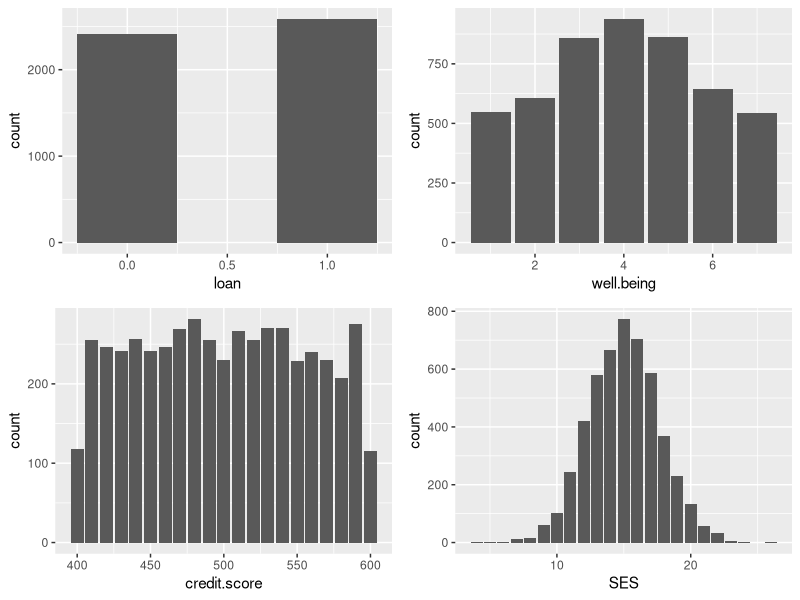
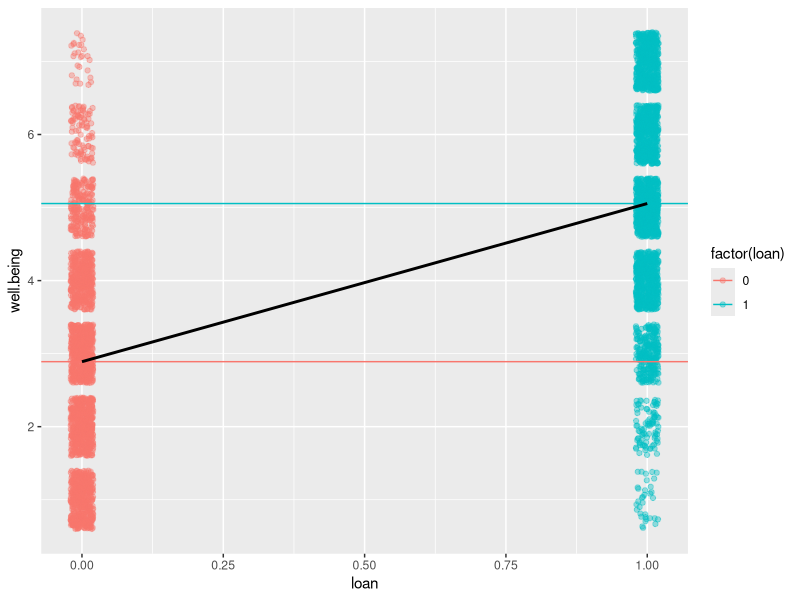
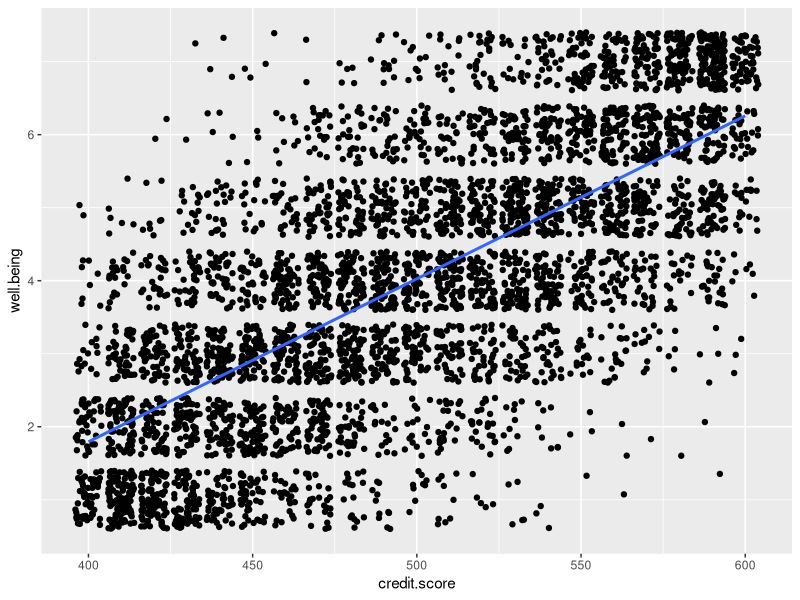
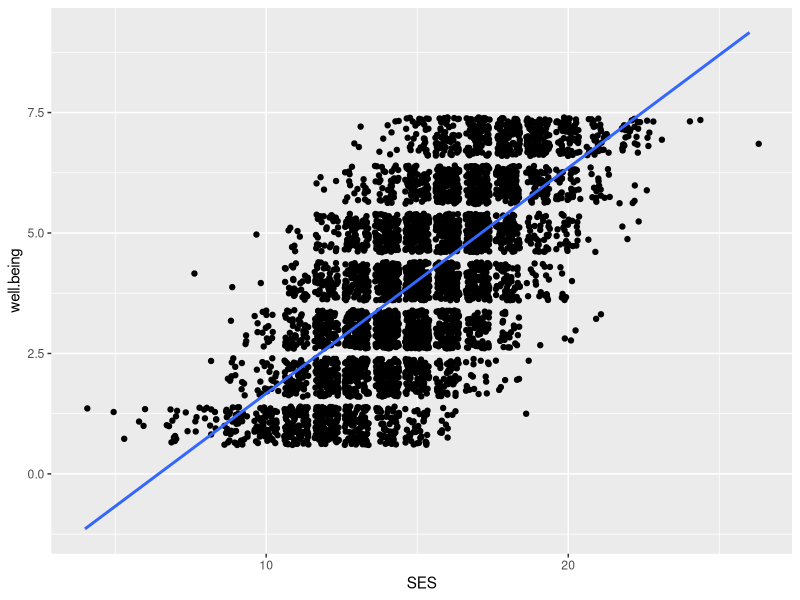
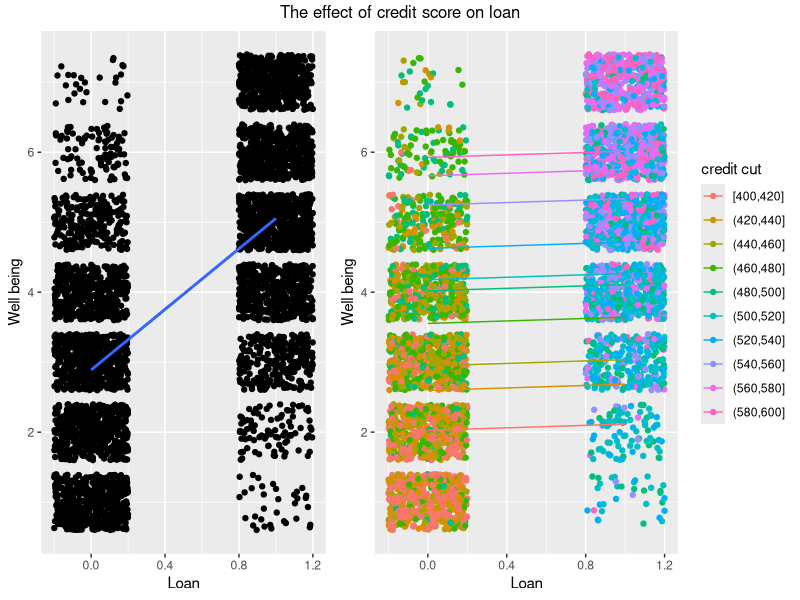
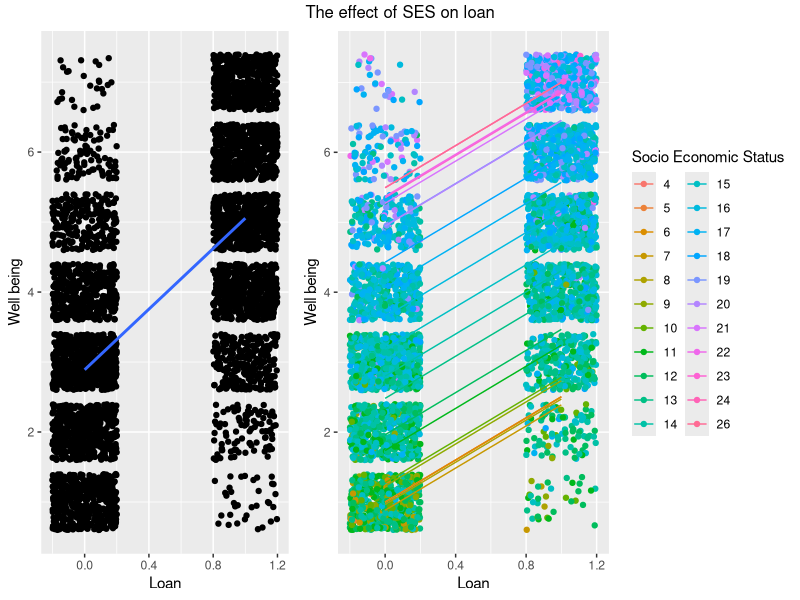
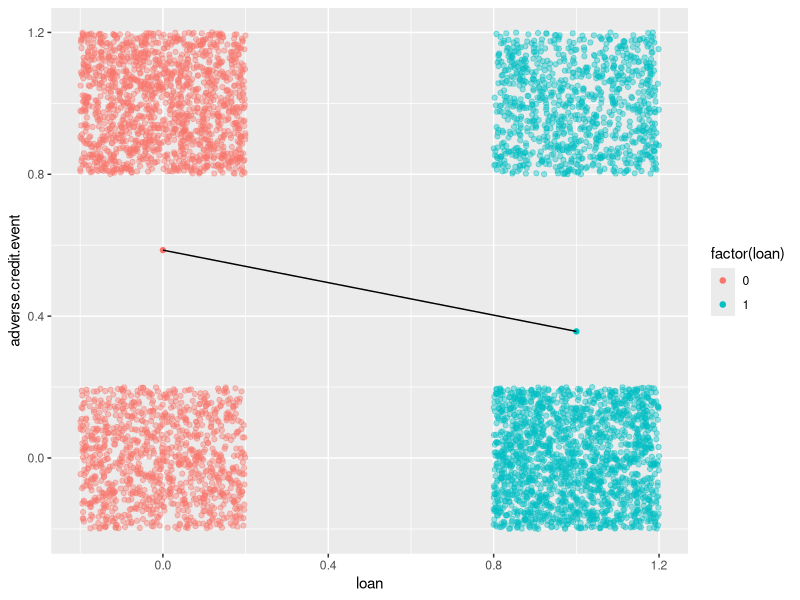
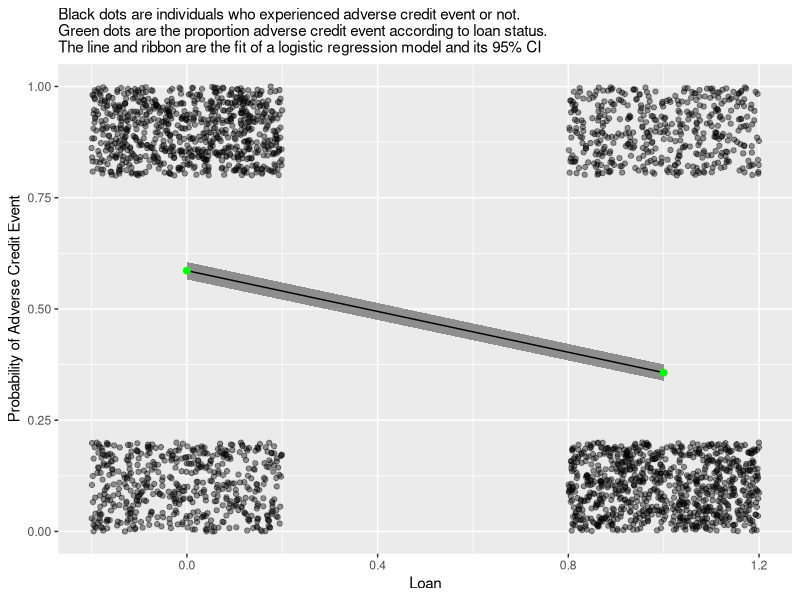

R code for these plots, in order: (Note: this script raises an error after producing the figures.)
## ---- chunk 1
library(tidyverse)
library(emmeans)
library(gridExtra)
library(grid)
options(width=100)
## ---- chunk 2
payday <- read_csv("payday.csv")
glimpse(payday)
## ---- chunk 3
grid.arrange(ggplot(payday, aes(x=loan)) + geom_bar(width=0.5),
             ggplot(payday, aes(x=well.being)) + geom_bar(),
             ggplot(payday, aes(x=credit.score)) + geom_bar(),
             ggplot(payday, aes(x=SES)) + geom_bar()
)
## ---- chunk 4
mean.wellbeing.loan <- payday %>% group_by(loan) %>% summarize(mean.well = mean(well.being))

ggplot(payday, aes(x=loan, y=well.being)) + geom_jitter(width = 0.02, alpha = 0.4, aes(col = factor(loan))) + geom_hline(data = mean.wellbeing.loan, aes(yintercept = mean.well, col = factor(loan))) + geom_smooth(data = payday, mapping = aes(x=loan, y=well.being), method = "lm", se=FALSE, col ="black")

ggplot(payday, aes(x=credit.score, y=well.being)) + geom_jitter() + geom_smooth(method = "lm", se=FALSE)

ggplot(payday, aes(x=SES, y=well.being)) + geom_jitter() + geom_smooth(method = "lm", se=FALSE)
## ---- chunk 5
m.wellbeing.loan <- lm(well.being ~ loan, data = payday)
m.wellbeing.credit <- lm(well.being ~ credit.score, data = payday)
m.wellbeing.loan.credit <- lm(well.being ~ loan + credit.score, data = payday)
m.wellbeing.loan.credit.combo <- lm(well.being ~ loan * credit.score, data = payday)
m.wellbeing.loan.credit.SES <- lm(well.being ~ loan + credit.score + SES, data = payday)
m.wellbeing.loan.SES <- lm(well.being ~ loan + SES, data = payday)
m.wellbeing.loan.SES.combo <- lm(well.being ~ loan * SES, data = payday)

summary(m.wellbeing.loan)
summary(m.wellbeing.loan.credit)

summary(m.wellbeing.credit)
summary(m.wellbeing.loan.credit)
summary(m.wellbeing.loan.credit.SES)
summary(m.wellbeing.loan.SES)

summary(m.wellbeing.loan.credit.combo)
summary(m.wellbeing.loan.SES.combo)

#the product of SES and loan is not significant impact on the prediction -> MEANINGLESS!

## ---- chunk 6
cbind(coefficient=coef(m.wellbeing.loan), confint(m.wellbeing.loan))
cbind(coefficient=coef(m.wellbeing.credit), confint(m.wellbeing.credit))
cbind(coefficient=coef(m.wellbeing.loan.credit), confint(m.wellbeing.loan.credit))
cbind(coefficient=coef(m.wellbeing.loan.SES), confint(m.wellbeing.loan.SES))
cbind(coefficient=coef(m.wellbeing.loan.SES.combo), confint(m.wellbeing.loan.SES.combo))

m.wellbeing.loan.emm <- summary(emmeans(m.wellbeing.loan, ~loan))
m.wellbeing.credit.emm <- summary(emmeans(m.wellbeing.credit, ~credit.score))
m.wellbeing.loan.credit.emm <- summary(emmeans(m.wellbeing.loan.credit, ~ credit.score + loan))
m.wellbeing.loan.SES.emm <- summary(emmeans(m.wellbeing.loan.SES, ~ SES + loan))
#loan emmean (0 = 2.89 / 1 = 5.05) VS loan.credit emmean (0 = 4.09 / 1 = 3.94)
#loan.credit model is wrong due to the multicollinearity
#loan.SES model explains OK? (0 = 3.23 / 1 = 4.74)

anova(m.wellbeing.loan)
anova(m.wellbeing.credit)
anova(m.wellbeing.loan.credit)
anova(m.wellbeing.loan.SES)
anova(m.wellbeing.loan.credit.SES)
anova(m.wellbeing.loan.SES.combo)

drop1(m.wellbeing.loan.credit, test="F")
## ---- chunk 7
round(cor(payday[,c("credit.score", "loan", "SES")]), digits = 1)^2

#there is strong positive correlation (r2 = 0.81) between credit.score and loan -> becuz ppl who have credit of 500 or over received loan
## ---- chunk 8
#graph showing the effect of credit.score on loan
credit.deciles <- quantile(pull(payday, credit.score), seq(0,1,.1))
payday.creditcut <- payday %>% mutate(credit.cut = cut(credit.score, breaks=credit.deciles, include.lowest=TRUE))
payday.by.credit.cut.loan <- payday.creditcut %>% group_by(credit.cut,loan) %>% summarise(mean.wellbeing=mean(well.being), mean.credit=mean(credit.score))

m.wellbeing.loan.credit.cut <- lm(well.being ~ credit.cut + loan, data=payday.creditcut)
m.wellbeing.loan.credit.cut.emm <- summary(emmeans(m.wellbeing.loan.credit.cut, ~credit.cut + loan))

grid.arrange(
	ggplot(payday.creditcut, aes(y=well.being, x=loan)) + geom_jitter(width = 0.2) + geom_smooth(method = "lm", se=FALSE) + labs(x= "Loan", y="Well being"),
	ggplot(payday.creditcut, aes(y=well.being, x=loan, col=credit.cut)) + geom_jitter(width = 0.2) + geom_line(data=m.wellbeing.loan.credit.cut.emm, aes(y=emmean, x=loan, col=credit.cut)) + guides(col=guide_legend(title="credit cut")) + labs(x= "Loan", y="Well being"),
	ncol=2 , widths=c(1,1.4), top = "The effect of credit score on loan"
)
## ---- chunk 9
#graph showing the effect of SES on loan
credit.deciles <- quantile(pull(payday, credit.score), seq(0,1,.1))
payday.creditcut <- payday %>% mutate(credit.cut = cut(credit.score, breaks=credit.deciles, include.lowest=TRUE))

m.wellbeing.loan.SES.factor <- lm(well.being ~ factor(SES) + loan, data=payday.creditcut)
m.wellbeing.loan.SES.factor.emm <- summary(emmeans(m.wellbeing.loan.SES.factor, ~ factor(SES) + loan))

grid.arrange(
	ggplot(payday, aes(y=well.being, x=loan)) + geom_jitter(width = 0.2) + geom_smooth(method = "lm", se=FALSE) + labs(x= "Loan", y="Well being"),
	ggplot(payday, aes(y=well.being, x=loan, col=factor(SES))) + geom_jitter(width = 0.2) + geom_line(data=m.wellbeing.loan.SES.factor.emm, aes(y=emmean, x=loan, col=factor(SES))) + guides(col=guide_legend(title="Socio Economic Status")) + labs(x= "Loan", y="Well being"),
	ncol=2 , widths=c(1,1.7), top = "The effect of SES on loan"
)
## ---- chunk 10
mean.adverse.loan <- payday %>% group_by(loan) %>% summarize(mean.adverse = mean(adverse.credit.event))

ggplot(payday, aes(x=loan, y=adverse.credit.event, col = factor(loan))) + geom_jitter(alpha = 0.4, width = 0.2, height = 0.2) + geom_point(data = mean.adverse.loan, aes(x=loan, y=mean.adverse, col = factor(loan))) + geom_line(data = mean.adverse.loan, aes(x=loan, y=mean.adverse), col = "black")
## ---- chunk 11
m.adverse.by.loan.binom <- glm(adverse.credit.event~loan, family=binomial, data=payday)

m.adverse.by.loan.credit.binom <- glm(adverse.credit.event~ credit.score * loan, family=binomial, data=payday)

m.adverse.by.loan.SES.binom <- glm(adverse.credit.event~ SES * loan, family=binomial, data=payday)

summary(m.adverse.by.loan.binom)
summary(m.adverse.by.loan.credit.binom)
summary(m.adverse.by.loan.SES.binom)

cbind(coef(m.adverse.by.loan.binom),confint(m.adverse.by.loan.binom))

m.adverse.by.loan.binom.emm <- summary(emmeans(m.adverse.by.loan.binom, ~loan, type="response"))
## ---- chunk 12
ggplot(m.adverse.by.loan.binom.emm, aes(x=loan, y=prob, ymin=asymp.LCL, ymax=asymp.UCL)) + 
    geom_ribbon(alpha=0.5) + geom_line() + 
    geom_jitter(data=payday, mapping=aes(y=adverse.credit.event, x=loan, ymin=NULL, ymax=NULL), alpha = 0.4, width = 0.2, height = 0.2) + 
    geom_point(data=mean.adverse.loan, mapping=aes(y=mean.adverse, x=loan, ymin=NULL, ymax=NULL), col="green", size=2) +
    labs(x="Loan", y="Probability of Adverse Credit Event", subtitle="Black dots are individuals who experienced adverse credit event or not.\nGreen dots are the proportion adverse credit event according to loan status.\nThe line and ribbon are the fit of a logistic regression model and its 95% CI") + 
    ylim(0,1)
## ---- chunk 13
Age.deciles <- quantile(titanic$Age, probs=seq(0,1,0.1))
titanic <- titanic %>% mutate(Age.Decile=cut(Age, breaks=Age.deciles, include.lowest=TRUE))
titanic.by.age.sex <- titanic %>% group_by(Age.Decile,Sex) %>% summarise(Proportion.Survived=mean(Survived), decile.mean.age=mean(Age))

ggplot(summary(m.titanic.by.age.sex.binom.emm), aes(x=Age, col=Sex, fill=Sex, y=prob, ymin=asymp.LCL, ymax=asymp.UCL)) + 
    geom_ribbon(alpha=0.5) + geom_line() + 
    geom_jitter(data=titanic, mapping=aes(y=Survived, x=Age, col=Sex, ymin=NULL, ymax=NULL), height=0.04, width=0, alpha=0.5) + 
    geom_point(data=titanic.by.age.sex, mapping=aes(y=Proportion.Survived, x=decile.mean.age, col=Sex, ymin=NULL, ymax=NULL), size=2, shape=3) +
    labs(x="Age / Years", y="Probability of Survival", subtitle="Dots are individuals who survive or die.\n+s are the proportion surviving in each age decile.\nThe line and ribbon are the fit of a logistic regression model and its 95% CI") + 
    ylim(-0.05,1.05)
